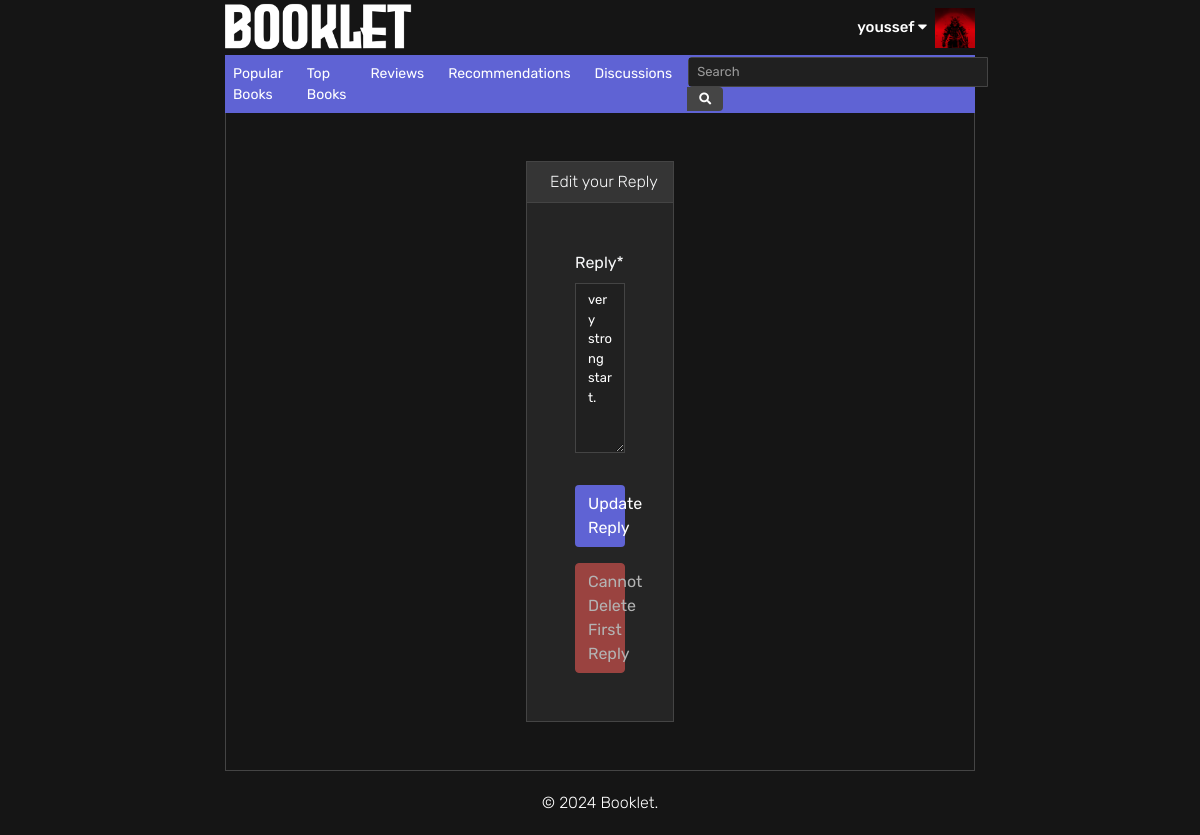
Page /book/23/discussion/2/edit-reply/1/ (signed in) on the committed database.
### users/models.py (models this page shows)
class User(AbstractUser):
    pass
    username = models.CharField(max_length=300, unique=True)
    email = models.EmailField(max_length=300, unique=True)
    first_name = models.CharField(max_length=300, blank=True)
    last_name = models.CharField(max_length=300, blank=True)
    birthday = models.DateField(blank=True,null=True)
    image = models.ImageField(upload_to='users/',default='default.jpg')
    about = models.TextField(blank=True)
    created_date = models.DateTimeField(auto_now_add=True)
    modified_date = models.DateTimeField(auto_now=True)
    discussions = models.ManyToManyField(Book, through='Discussion', related_name='discussion')
    replies = models.ManyToManyField('Discussion', through='Reply', related_name='reply')
    reviews = models.ManyToManyField(Book, through='Review', related_name='review')
    recommendations = models.ManyToManyField(Book, through='Recommendation',through_fields=('user', 'book_original'), related_name='recommendation')
    ratings = models.ManyToManyField(Book, through='Rating', related_name='rating')

class Reply(models.Model):
    discussion = models.ForeignKey(Discussion,on_delete=models.CASCADE,related_name='discussion_reply')
    user = models.ForeignKey(User,on_delete=models.CASCADE,related_name='user_reply')
    reply = models.TextField()
    created_date = models.DateTimeField(auto_now_add=True)
    modified_date = models.DateTimeField(auto_now=True)
    class Meta:
        verbose_name = "Reply"
        verbose_name_plural = "Replies"

### users/views.py (the view)
# urls.py: path("book/<int:book_id>/discussion/<int:discussion_id>/edit-reply/<int:reply_id>/", edit_reply, name="edit-reply"),
@login_required
def edit_reply(request, reply_id, book_id, discussion_id):
    reply = get_object_or_404(Reply, id=reply_id)
    discussion = reply.discussion
    first_reply = Reply.objects.filter(discussion=discussion).order_by('created_date').first()
    if reply.user != request.user:
        messages.error(request, 'You cannot edit this reply.')
        return redirect('discussion-detail', pk=discussion.pk, book_id=discussion.book.id)
    if request.method == 'POST':
        if 'delete' in request.POST:
            if reply == first_reply:
                messages.error(request, 'The first reply of the discussion cannot be deleted.')
            else:
                reply.delete()
                messages.success(request, 'Your reply has been deleted.')
            return redirect('discussion-detail', pk=discussion.pk, book_id=discussion.book.id)
        else:
            form = ReplyForm(request.POST, instance=reply)
            if form.is_valid():
                form.save()
                messages.success(request, 'Your reply has been updated.')
                return redirect('discussion-detail', pk=discussion.pk, book_id=discussion.book.id)
            else:
                messages.error(request, 'There was an error with your reply.')
    else:
        form = ReplyForm(instance=reply)
    context = {
        'form': form,
        'discussion': discussion,
        'reply_id': reply_id,
        'is_first_reply': reply == first_reply,
    }
    return render(request, 'edit-reply.html', context)

### users/forms.py
class ReplyForm(forms.ModelForm):
    class Meta:
        model = Reply
        fields = ('reply', )
        widgets = {
            'reply': forms.Textarea(attrs={'rows': 8}),
        }

### users/templates/edit-reply.html (shortened to what this page needs)
{% extends "books/base.html" %}
{% load crispy_forms_tags %}
{% block content %}
<div class="container pt-5 pb-5" style="padding-right: 300px; padding-left: 300px;">
    <div class="pl-2 pt-2 pb-2 border border-bottom-0 border-dark" style="background-color: #353535;">
        <p class="m-0 text-center">Edit your Reply</p>
    </div>
    <div class="container p-5 border border-dark" style="background-color: #252525;">
        <form method="post" novalidate>
            {{ form|crispy }}
            <button type="submit" class="btn btn-primary mt-3">Update Reply</button>
            {% if not is_first_reply %}
            <button type="submit" name="delete" class="btn btn-danger mt-3" style="width: 100%;">Delete Reply</button>
            {% else %}
            <button type="button" class="btn btn-danger mt-3" style="width: 100%;" disabled>Cannot Delete First Reply</button>
            {% endif %}
        </form>
    </div>
</div>
{% endblock content %}

### books/templates/books/base.html (shortened to what this page needs)
{% load static %}
<!DOCTYPE html>
<html>
<head>
    <link rel="stylesheet" href="https://cdn.jsdelivr.net/npm/bootstrap@4.3.1/dist/css/bootstrap.min.css">
    <link rel="stylesheet" href="https://cdnjs.cloudflare.com/ajax/libs/font-awesome/5.15.4/css/all.min.css">
    <link rel="stylesheet" href="{% static 'main.css' %}">
    <link href="https://cdn.jsdelivr.net/npm/select2@4.1.0-rc.0/dist/css/select2.min.css" rel="stylesheet" />
</head>
<body>
    <header class="site-header">
      <nav class="navbar navbar-expand-md navbar-dark p-0" style="background-color: #151515; height: 55px;">
        <div class="container" style="padding-left: 0; padding-right: 0;">
          <a class="navbar-brand mr-auto" href="{% url 'index' %}"><img style="width: 200px" src="{% static 'logo.png' %}"/></a>
          <div class="navbar-nav">
            {% if user.is_authenticated %}
            <div class="dropdown">
              <p class="text-white pt-2 pr-2 m-0 username" style="font-weight: 500; font-size: 15px; ; cursor: pointer;">
                {{ user.username }}
                <i class="fas fa-caret-down"></i>
              </p>
            </div>
              <img style="width: 40px; height: 40px; object-fit: cover; object-position: top;" src="{{ user.image.url }}"/>
            {% else %}
              <a class="nav-item nav-link primary-nav" style="color: #5f63d4;" href="{% url 'login' %}">Log In</a>
              <a class="nav-item nav-link primary-nav" style="color: #5f63d4;" href="{% url 'signup' %}">Sign Up</a>
            {% endif %}
          </div>
        </div>
      </nav>
      <nav class="navbar navbar-expand-md navbar-dark p-0" style="background-color: #5f63d4;">
        <div class="container" style="padding-left: 0; padding-right: 0;">
            <div class="navbar-nav mr-auto">
              <a class="nav-item nav-link secondary-nav text-white mr-2" href="{% url 'index' %}">Popular Books</a>
              <a class="nav-item nav-link secondary-nav text-white mr-2" href="{% url 'top-books' %}">Top Books</a>
              <a class="nav-item nav-link secondary-nav text-white mr-2" href="{% url 'recent-reviews' %}">Reviews</a>
              <a class="nav-item nav-link secondary-nav text-white mr-2" href="{% url 'recent-recommendations' %}">Recommendations</a>
              <a class="nav-item nav-link secondary-nav text-white mr-2" href="{% url 'recent-discussions' %}">Discussions</a>
            </div>
            <form class="form-inline ml-auto mr-2" id="search-form" method="get" autocomplete="off">
              <div class="input-group">
                  <div class="input-group-append">
                      <span class="input-group-text border-0 text-white" style='background-color: #454545; border-top-right-radius: .25rem; border-bottom-right-radius: .25rem; height: 100%; cursor: pointer;'>
                          <i class="fas fa-search fa-xs"></i>
                      </span>
                  </div>
              </div>
            </form>
        </div>
      </nav>
    </header>
    <main role="main" class="container border border-top-0 border-bottom-0 border-dark p-0">
      {% block content %}{% endblock %}
    </main>
    <footer class="footer border-top border-dark">
      <div class="container">
          <p class="mb-0">© 2024 Booklet.</p>
      </div>
  </footer>
</body>
</html>

### books/static/main.css (style rules this page uses)
html { height: 100%; min-height: 100%; scroll-behavior: smooth; }
body { font-family: "Rubik", sans-serif; font-optical-sizing: auto; font-weight: 400; font-style: normal; background-color: #151515; color: #f8f9fa; padding: 0 225px; height: 100%; min-height: 100%; }
p { font-weight: 300; }
.navbar .nav-link { font-size: 14px; }
.navbar .navbar-brand { font-size: 16px; font-weight: 500; }
.border-dark { border-color: #444 !important; }
.btn-primary { background-color: #5f63d4; width: 100%; }
.dropdown { position: relative; }
.form-control { background-color: #202020; border: 1px solid #444; color: #ffffff; border-radius: 0; }
.btn { background-color: #5f63d4; color: #ffffff; border: 1px solid transparent; }
.form-control, .form-control:focus, .select2-container--default .select2-selection--single, .select2-container--default .select2-results__option { font-size: 13px !important; }
.footer { flex-shrink: 0; background-color: #151515; color: #ffffff; text-align: center; padding: 20px 0; }
.btn-danger { background-color: #d9534f !important; border: 1px solid #d9534f !important; width: 100%; }

### rows in the picture
User: username "youssef", image (picture)
Reply: reply "very strong start."
